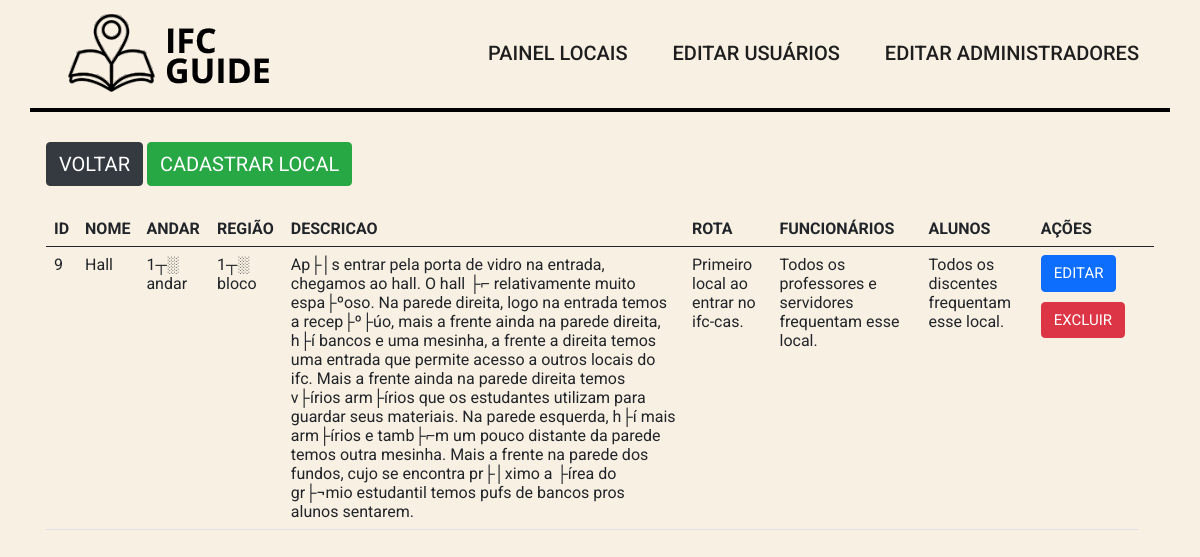
/views/painel-locais.php (signed in), run on the app's committed database.
### tables this page shows
CREATE TABLE `locais` (
  `id` int(11) NOT NULL AUTO_INCREMENT,
  `descricaofisica` varchar(1000) NOT NULL,
  `funcionarios` varchar(200) NOT NULL,
  `nome` varchar(45) NOT NULL,
  `funcao` varchar(200) NOT NULL,
  `idandar` int(11) NOT NULL,
  `bloco` varchar(20) NOT NULL,
  `alunos` varchar(200) NOT NULL,
  `rota` varchar(500) NOT NULL,
  PRIMARY KEY (`id`)
);

### php/getusers.php (called while the page is built, shortened)
<?php
require('../php/config.php');
$id = $_SESSION['id'];
if ($id) {
    $sql = $pdo->query("SELECT *, (select andar from andar where id = l.idandar limit 1) as andar FROM locais l ORDER BY l.nome ASC;");
    $sql->execute();
    if ($sql->rowCount() > 0) {
        $local = $sql->fetchAll(PDO::FETCH_ASSOC);
    };
};

### views/painel-locais.php (the view, shortened to what this page needs)
<?php
require('../php/config.php');
require('../php/getusers.php');
require('header.php');
?>
<!DOCTYPE html>
<html lang="pt-br">
<head>
    <link rel="stylesheet" href="../assets/css/main.css" />
</head>
<body>
    <div class="container">
        <div class="buttons-ares">
            <a class="back-button btn btn-dark" href="home.php">Voltar</a>
            <a class="back-button btn btn-success" href="cadastro-local.php">Cadastrar local</a>
        </div>
        <table class="table table-responsive table-hover ">
            <thead>
                <tr>
                    <th scope="col">id</th>
                    <th scope="col">Nome</th>
                    <th scope="col">Andar</th>
                    <th scope="col">Região</th>
                    <th scope="col">Descricao</th>
                    <th scope="col">Rota</th>
                    <th scope="col">Funcionários</th>
                    <th scope="col">Alunos</th>
                    <th scope="col">Ações</th>
                    <th scope="col"></th>
                </tr>
            </thead>
            <tbody>
                <?php if (isset($local)) {
                    foreach ($local as $item) : ?>
                        <tr>
                            <td><?php echo $item['id']; ?></td>
                            <td><?php echo $item['nome']; ?></td>
                            <td><?php echo $item['andar']; ?></td>
                            <td><?php echo $item['bloco']; ?></td>
                            <td><?php echo $item['descricaofisica']; ?></td>
                            <td><?php echo $item['rota']; ?></td>
                            <td><?php echo $item['funcionarios']; ?></td>
                            <td><?php echo $item['alunos']; ?></td>
                            <td>
                                <a class="table-button btn btn-primary" href="editar-local.php?id=<?= $item['id']; ?>">Editar</a>
                                <a class="table-button btn btn-danger" href="../php/admin-deletelocal.php?id=<?= $item['id']; ?>" onclick="return confirm('Tem certeza que deseja excluir?')">Excluir</a>
                            </td>
                        </tr>
            </tbody>
    <?php endforeach;
                }; ?>
        </table>
    </div>
</body>
</html>

### assets/css/config.css (style rules this page uses)
:root { --primary: #2f9e41; --secondary: #C90C0F; --tertiary: #1E1E1E; --tertiary-light: #1f1a2b; }

### assets/css/global.css (style rules this page uses)
body, html { font-family: "Roboto", sans-serif; box-sizing: border-box; margin: 0px; padding: 0px; background-color: #F8F0E3; }
.back-button { margin-bottom: 25px; font-size: 20px; text-transform: uppercase; }
.table-button { margin-bottom: 10px; font-size: 15px; text-transform: uppercase; }
table th { text-transform: uppercase; }

### data on the page
locais: id "9", nome "Hall", andar "1┬░ andar", bloco "1┬░ bloco", descricaofisica "Ap├│s entrar pela porta de vidro na entrada, chegamos ao hall. O hall ├⌐ relativamente muito espa├ºoso. Na parede direita, logo na entrada temos a recep├º├úo, mais a frente ainda na parede direita, h├í bancos e uma mesinha, a frente a direita temos uma entrada que permite acesso a outros locais do ifc. Mais a frente ainda na parede direita temos v├írios arm├írios que os estudantes utilizam para guardar seus materiais. Na parede esquerda, h├í mais arm├írios e tamb├⌐m um pouco distante da parede temos outra mesinha. Mais a frente na parede dos fundos, cujo se encontra pr├│ximo a ├írea do gr├¬mio estudantil temos pufs de bancos pros alunos sentarem.", rota "Primeiro local ao entrar no ifc-cas.", funcionarios "Todos os professores e servidores frequentam esse local.", alunos "Todos os discentes frequentam esse local."
